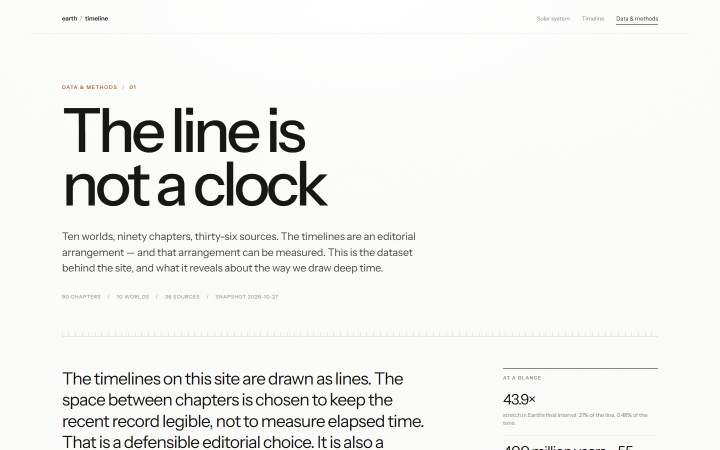
#> input picture shots/data.png, 1440 x 900 px, given in place of planet_sun.png, which was not available (shown at 1/2 size)
$ python contact_sheet.py
#> lines starting #> are read from the running program, lines starting #| are printed output that depends on the picture; pictures that were not available may be replaced by others from this repository, and a replacement may not be noted
"""Build the ten-world timeline contact sheet from today's captures."""

from pathlib import Path

from PIL import Image, ImageDraw, ImageFont

ROOT = Path(__file__).resolve().parent.parent
SHOTS = ROOT / "shots"
OUT = SHOTS / "planet_timelines.png"

WORLDS = ["sun", "mercury", "venus", "earth", "moon",
          "mars", "jupiter", "saturn", "uranus", "neptune"]

COLS = 5
TILE_W = 520
SHOT_H = 325
TILE_H = 449
LABEL = (250, 250, 250)
INK = (23, 23, 20)
MUTED = (140, 137, 129)
RULE = (227, 226, 222)

TITLE_FONT = ImageFont.truetype("C:/Windows/Fonts/segoeuib.ttf", 20)
SUB_FONT = ImageFont.truetype("C:/Windows/Fonts/segoeui.ttf", 13)


def ink_top(font, text, target):
    """Return a draw y so the first inked row lands on target."""
    return target - font.getbbox(text)[1]


def main():
    rows = (len(WORLDS) + COLS - 1) // COLS
    sheet = Image.new("RGB", (COLS * TILE_W, rows * TILE_H), LABEL)
#> sheet: PIL image 2600x898 RGB; every value is 250
    draw = ImageDraw.Draw(sheet)

    for index, world in enumerate(WORLDS):
        shot = Image.open(SHOTS / f"planet_{world}.png").convert("RGB")
#> shot is the input picture: PIL image 1440x900 RGB; mean R, G, B 240.9, 240.8, 239.1
        shot = shot.resize((TILE_W, SHOT_H), Image.LANCZOS)
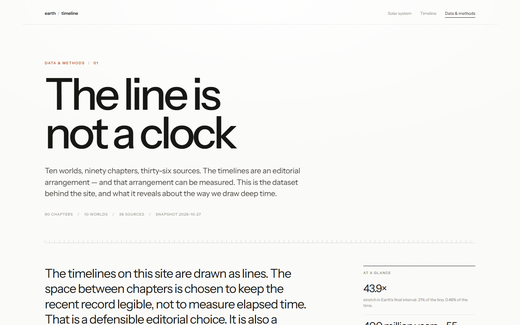
#> shot: PIL image 520x325 RGB; mean R, G, B 240.5, 240.4, 238.8
        col = index % COLS
        row = index // COLS
        x = col * TILE_W
        y = row * TILE_H
        sheet.paste(shot, (x, y))
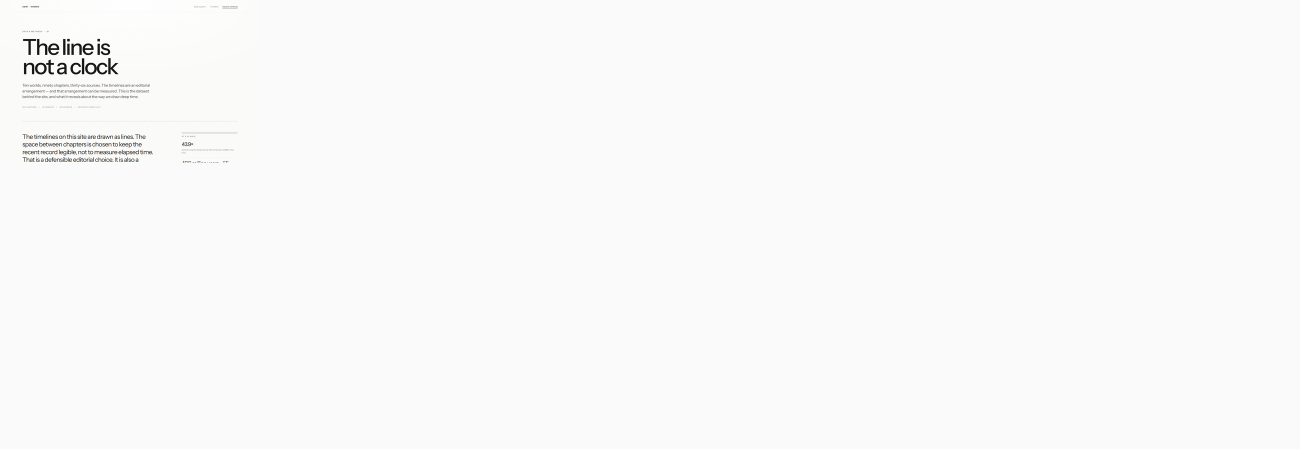
#> sheet: PIL image 2600x898 RGB (shown at 1/2 size); mean R, G, B 249.3, 249.3, 249.2

        title = f"{world} / timeline"
        draw.text((x + 24, ink_top(TITLE_FONT, title, y + 362)),
                  title, font=TITLE_FONT, fill=INK)

        subtitle = "Today · chapter 9 of 9"
        draw.text((x + 24, ink_top(SUB_FONT, subtitle, y + 396)),
                  subtitle, font=SUB_FONT, fill=MUTED)

        draw.line((x + 22, y + 423, x + TILE_W - 22, y + 423), fill=RULE, width=1)
#> pass 2 of the loop in main, `for index, world in enumerate(WORLDS):`:
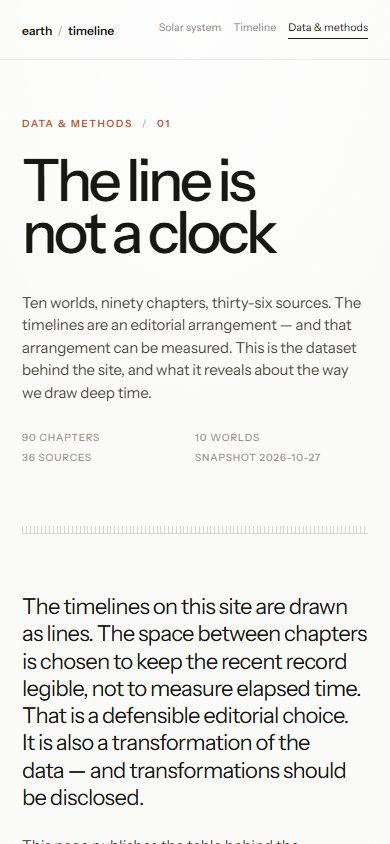
#> input picture shots/data_mobile.png, 390 x 844 px, given in place of planet_mercury.png, which was not available
#> in main, shot is the input picture: PIL image 390x844 RGB; mean R, G, B 236.3, 236.2, 234.4
#> in main, `shot = shot.resize((TILE_W, SHOT_H), Image.LANCZOS)`:
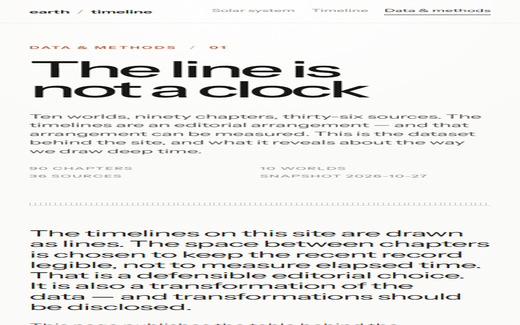
#> shot: PIL image 520x325 RGB; mean R, G, B 235.9, 235.7, 234
#> in main, `sheet.paste(shot, (x, y))`:
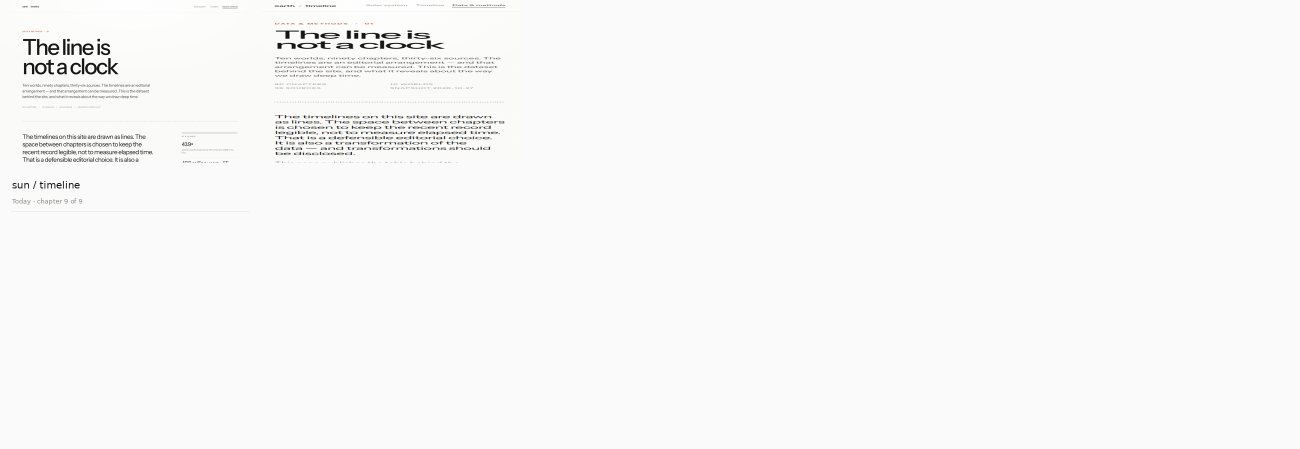
#> sheet: PIL image 2600x898 RGB (shown at 1/2 size); mean R, G, B 248.2, 248.2, 248

    sheet.save(OUT)
    print("wrote", OUT)


if __name__ == "__main__":
#> (the run stopped early here; a loop or call above may not have finished)
